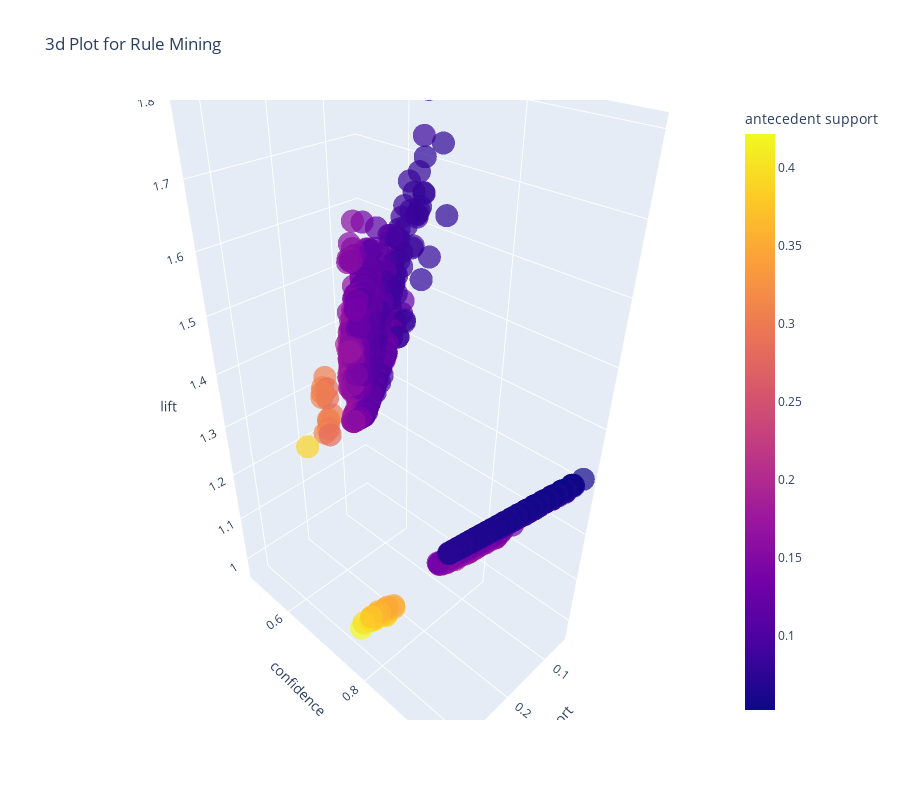

Notebook source saved alongside this figure:
### Code cell
plot_model(arules, plot='3d')

### Figure 1 — Plotly figure (JSON) as saved in the notebook; plotly's stock layout.template omitted (floating-point values rounded to 4 significant figures; data arrays with more than 128 entries replaced by an {"elided": "..."} marker saying what was removed)
{"data": [{"customdata": {"elided": "11270 rows, 43140 str values in total"}, "hovertemplate": "support=%{x}<br>confidence=%{y}<br>lift=%{z}<br>antecedents=%{customdata[0]}<br>consequents=%{customdata[1]}<br>antecedent support=%{marker.color}<extra></extra>", "legendgroup": "", "marker": {"color": {"elided": "11270 float values"}, "coloraxis": "coloraxis", "opacity": 0.7, "symbol": "circle"}, "mode": "markers", "name": "", "scene": "scene", "showlegend": false, "x": {"elided": "11270 float values"}, "y": {"elided": "11270 float values"}, "z": {"elided": "11270 float values"}, "type": "scatter3d"}], "layout": {"scene": {"domain": {"x": [0, 1], "y": [0, 1]}, "xaxis": {"title": {"text": "support"}}, "yaxis": {"title": {"text": "confidence"}}, "zaxis": {"title": {"text": "lift"}}}, "coloraxis": {"colorbar": {"title": {"text": "antecedent support"}}, "colorscale": [[0, "#0d0887"], [0.1111, "#46039f"], [0.2222, "#7201a8"], [0.3333, "#9c179e"], [0.4444, "#bd3786"], [0.5556, "#d8576b"], [0.6667, "#ed7953"], [0.7778, "#fb9f3a"], [0.8889, "#fdca26"], [1, "#f0f921"]]}, "legend": {"tracegroupgap": 0}, "title": {"text": "3d Plot for Rule Mining"}, "height": 800, "width": 900}}
